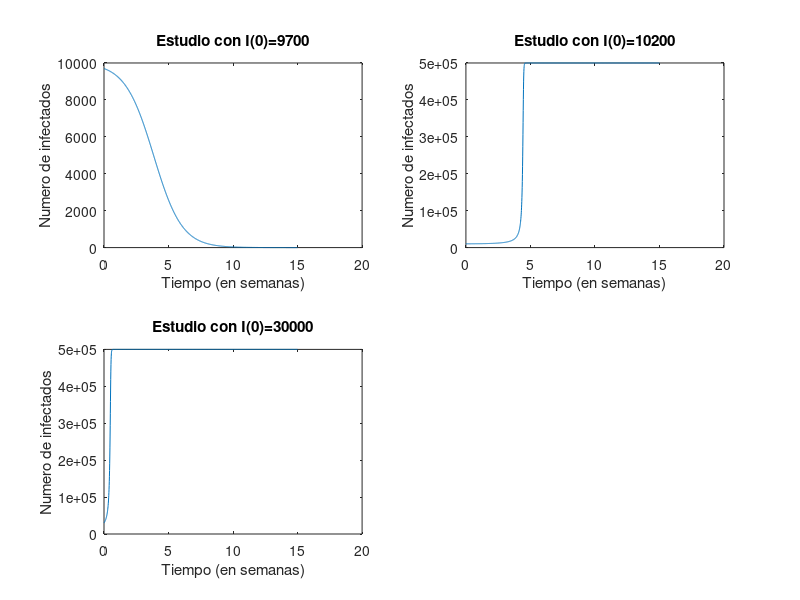

The MATLAB source for this figure:
 y0=[9700 10200 30000];
 h=0.01; c=0.92; N=500000; M=10000;
 t=0:h:15;
 k1=0; k2=0; k3=0; k4=0;
 y=[]; Y=zeros(3,length(t));
 for k=1:3
    yy=y0(k);
    y=[y0(k)];
   for i=1:length(t)
     k1=c/N*yy*(N-yy)*(yy/M-1);
     k2=c/N*(yy+h*k1/2)*(N-yy-h*k1/2)*((yy+h*k1/2)/M-1);
     k3=c/N*(yy+h*k2/2)*(N-yy-h*k2/2)*((yy+h*k2/2)/M-1);
     k4=c/N*(yy+h*k3)*(N-yy-h*k3)*((yy+h*k3)/M-1);
     yy=yy+h/6*(k1+2*k2+2*k3+k4);
     y=[y yy];
   end
   y(end)=[];
   Y(k,:)=y;
 end
 hold on
 subplot(2,2,1)
 plot(t,Y(1,:));
 title('Estudio con I(0)=9700');
 xlabel('Tiempo (en semanas)');
 ylabel('Numero de infectados');
 subplot(2,2,2)
 plot(t,Y(2,:));
 title('Estudio con I(0)=10200');
 xlabel('Tiempo (en semanas)');
 ylabel('Numero de infectados');
 subplot(2,2,3)
 plot(t,Y(3,:));
 title('Estudio con I(0)=30000');
 xlabel('Tiempo (en semanas)');
 ylabel('Numero de infectados');
 hold off